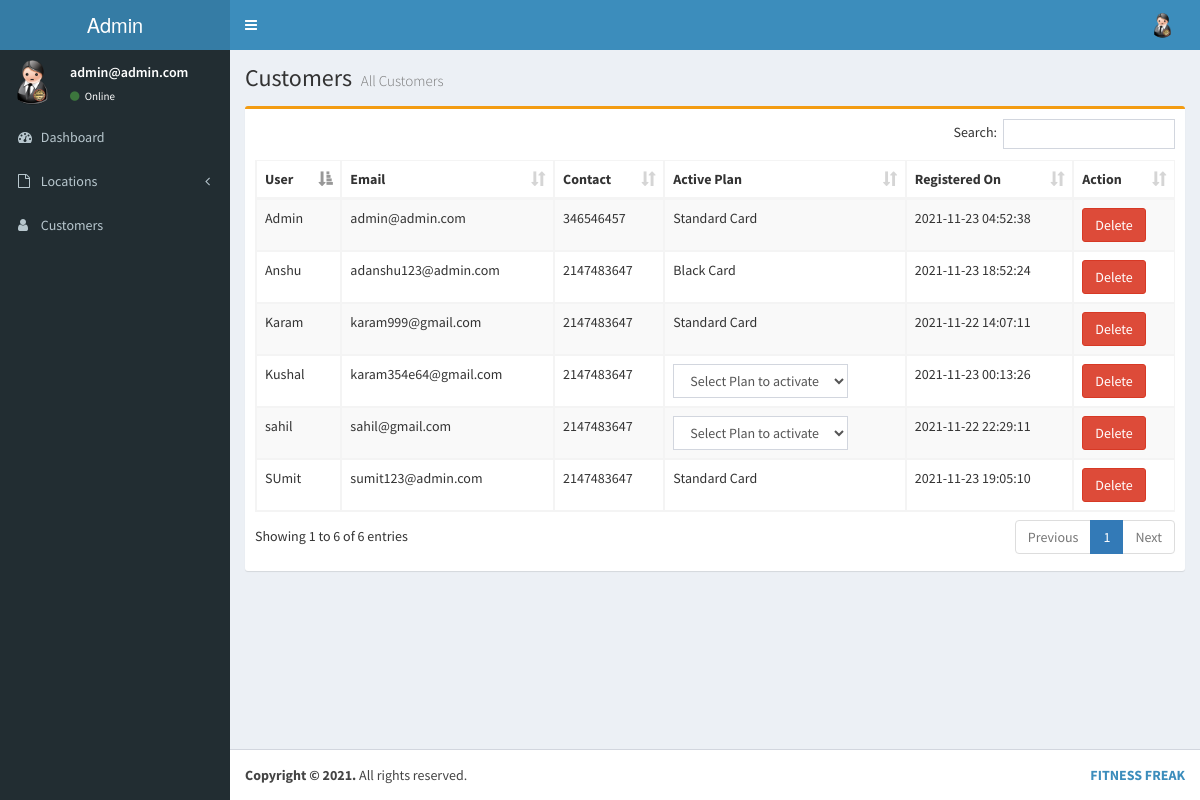
Screenshot of /backend/pages/view_customers.php (signed in) with the database file from the repository.
### tables this page shows
CREATE TABLE `tbl_users` (
  `id` int(11) NOT NULL AUTO_INCREMENT,
  `name` varchar(255) DEFAULT NULL,
  `email` varchar(255) DEFAULT NULL,
  `password` varchar(20) DEFAULT NULL,
  `contact` int(12) DEFAULT NULL,
  `registerCode` int(6) DEFAULT '0',
  `datetime` datetime DEFAULT NULL,
  `user_type` varchar(20) DEFAULT 'customer',
  `flag` smallint(2) DEFAULT '0',
  `current_plan` varchar(20) DEFAULT NULL,
  `diet_plan` text,
  PRIMARY KEY (`id`)
);

### backend/config.php (called while the page is built, shortened)
<?php
$DB_host = "localhost";
$DB_user = "root";
$DB_pass = '12345678';
$DB_name = "gym_db";
try
{
	$DB_con = new PDO("mysql:host={$DB_host};dbname={$DB_name};charset=utf8",$DB_user,$DB_pass);
	$DB_con->setAttribute(PDO::MYSQL_ATTR_INIT_COMMAND, "SET NAMES 'utf8'");
	$DB_con->setAttribute(PDO::ATTR_ERRMODE, PDO::ERRMODE_EXCEPTION);
	$DB_con->setAttribute(PDO::ATTR_EMULATE_PREPARES, false);
}
catch(PDOException $e)
{
	echo $e->getMessage();
}
include 'class.user.php';
$user = new USER($DB_con);
?>

### backend/pages/view_customers.php (the view, shortened to what this page needs)
<?php
include '../config.php';
include '../includes/head.php';
include '../includes/sidebar.php';
?>
<div class="content-wrapper">
    <section class="content-header">
      <h1 style="display: inline-block;">
        Customers
        <small>All Customers</small>
      </h1>
    </section>
    <section class="content">
      <div class="row">
        <div class="col-md-12">
          <div class="box box-warning">
			  <div class="box-body">
              <table id="example1" class="table table-bordered table-striped">
                <thead>
                <tr>
                  <th>User</th>
				  <th>Email</th>
				  <th>Contact</th>
				  <th>Active Plan</th>
				  <th>Registered On</th>
				  <th>Action</th>
                </tr>
                </thead>
                <tbody>
				<?php
        $users_arr = $user->get_users();
				if(isset($users_arr) && $users_arr!=''){
					foreach($users_arr as $value)
					{
						$user_id = $value->id;
						$UserNme = $value->name;
						$usrEmail = $value->email;
						$UsrCont = $value->contact;
						$AddedOn = $value->datetime;
						?>
						<tr id="userrow_<?php echo $user_id;?>">
							<td><?php echo $UserNme; ?></td>
							<td><?php echo $usrEmail; ?></td>
							<td><?php echo $UsrCont; ?></td>
							<td id="userplan_<?php echo $user_id;?>">
							<?php
							if($value->current_plan!=""){
								echo $value->current_plan;
							}
							else{
								$Plans = '<select name="ActivatePlan" class="form-control" onchange="return UpdatePlan(this.value)">
								<option value="">Select Plan to activate</option>';
								$plansdata = $user->GetPlans();
								foreach($plansdata as $val){
									$Plans .= "<option value='$user_id-$val'>$val</option>";
								}
								$Plans .= '</select>';
								echo $Plans;
							}
							?>
							</td>
							<td><?php echo $AddedOn; ?></td>
							<td>
							<a href="" class="btn btn-danger" onclick="RemoveCustomer(<?php echo $user_id; ?>)">Delete</a>
							</td>
						</tr>
					<?php } } ?>
                </tbody>
              </table>
            </div>
          </div>
        </div>
      </div>
    </section>
</div>
 <footer class="main-footer">
    <div class="pull-right hidden-xs">
      <b><a href="<?php echo site_url; ?>"><?php echo SITENAME;?></a></b>
    </div>
    <strong>Copyright &copy; 2021.</strong> All rights
    reserved.
  </footer>
</div>
</body>
</html>

### backend/includes/head.php (shortened to what this page needs)
<!DOCTYPE html>
<html>
<head>
  <link rel="stylesheet" href="<?php echo $user->base_url(); ?>assets/bootstrap/css/bootstrap.min.css">
  <link rel="stylesheet" href="https://cdnjs.cloudflare.com/ajax/libs/font-awesome/4.5.0/css/font-awesome.min.css">
  <link rel="stylesheet" href="<?php echo $user->base_url(); ?>assets/plugins/datatables/dataTables.bootstrap.css">
  <link rel="stylesheet" href="<?php echo $user->base_url(); ?>assets/dist/css/AdminLTE.min.css">
  <link rel="stylesheet" href="<?php echo $user->base_url(); ?>assets/dist/css/skins/skin-blue.min.css">
</head>
<body class="hold-transition skin-blue sidebar-mini">
<div class="wrapper">
  <header class="main-header">
    <a href="<?php echo site_url."/views"; ?>" class="logo">
      <span class="logo-lg"><b></b> <?php echo $_SESSION['LoginInfo']['name'];?></span>
    </a>
    <nav class="navbar navbar-static-top">
      <a href="#" class="sidebar-toggle" data-toggle="push-menu" role="button">
      </a>
      <div class="navbar-custom-menu">
        <ul class="nav navbar-nav">
          <li class="dropdown user user-menu">
            <a href="#" class="dropdown-toggle" data-toggle="dropdown">
              <img src="<?php echo $user->base_url(); ?>assets/dist/img/admin.png" class="user-image" alt="User Image">
            </a>
          </li>
        </ul>
      </div>
    </nav>
  </header>

### backend/class.user.php (shortened to what this page needs)
<?php
class USER
{
	private $db;
	function __construct($DB_con)
	{
		$this->db = $DB_con;
	}
	public function base_url()
	{
		echo site_url."/";
	}
	public function get_users(){
		$stmt = $this->db->prepare("SELECT * FROM tbl_users");
		$stmt->execute();
		$memb_details = $stmt->fetchAll(PDO::FETCH_OBJ);
		return $memb_details;
	}
	public function getAdmin($id=Null) {
        if ($id!=Null) {
            $user_id = $id;
            $stmt = $this->db->prepare("SELECT * FROM `tbl_users` WHERE `email`='".$user_id."'");
            $stmt->execute();
            $userRow=$stmt->fetch(PDO::FETCH_ASSOC);
            return $userRow;
        }
    }
}
?>

### backend/includes/sidebar.php (shortened to what this page needs)
<?php
if(!isset($SESSION['LoginInfo'])){
	$ad_info = $user->getAdmin($_SESSION['loginID']);
}else{
	$ad_info = $SESSION['LoginInfo'];
}
$logintype = strtoupper($ad_info['user_type']) ;
$loginid = $_SESSION['loginID'];
?>
<aside class="main-sidebar">
<section class="sidebar">
  <div class="user-panel">
	<div class="pull-left image">
	  <img src="<?php echo $user->base_url(). "assets/dist/img/admin.png"?>" class="img-circle" alt="User Image">
	</div>
	<div class="pull-left info">
	  <p><?php echo $loginid; ?></p>
	  <a href="#"><i class="fa fa-circle text-success"></i> Online</a>
	</div>
  </div>
  <ul class="sidebar-menu" data-widget="tree">
	<li>
	  <a href="<?php echo site_url."/dashboard.php"; ?>">
		<i class="fa fa-dashboard"></i> <span>Dashboard </span>
	  </a>
	</li>
	<?php if( $logintype=="ADMIN"){ ?>
	<li class="treeview">
	  <a href="#">
		<i class="fa fa-file-o"></i> <span>Locations</span>
		<span class="pull-right-container">
		  <i class="fa fa-angle-left pull-right"></i>
		</span>
	  </a>
	</li>
	<li>
	  <a href="<?php echo site_url."/pages/view_customers.php"; ?>">
		<i class="fa fa-user"></i> <span>Customers</span>
	  </a>
	</li>
	<?php } ?>
  </ul>
</section>
</aside>

### rows the page displays
tbl_users: name "Admin", email "admin@admin.com", contact "346546457", current_plan "Standard Card", datetime "2021-11-23 04:52:38"
tbl_users: name "sahil", email "sahil@gmail.com", contact "2147483647", datetime "2021-11-22 22:29:11"
tbl_users: name "Kushal", email "karam354e64@gmail.com", contact "2147483647", datetime "2021-11-23 00:13:26"
tbl_users: name "Karam", email "karam999@gmail.com", contact "2147483647", current_plan "Standard Card", datetime "2021-11-22 14:07:11"
tbl_users: name "Anshu", email "adanshu123@admin.com", contact "2147483647", current_plan "Black Card", datetime "2021-11-23 18:52:24"
tbl_users: name "SUmit", email "sumit123@admin.com", contact "2147483647", current_plan "Standard Card", datetime "2021-11-23 19:05:10"

### other values shown
$_SESSION['LoginInfo']['name'] "Admin"
$loginid "admin@admin.com"
SITENAME "FITNESS FREAK"
